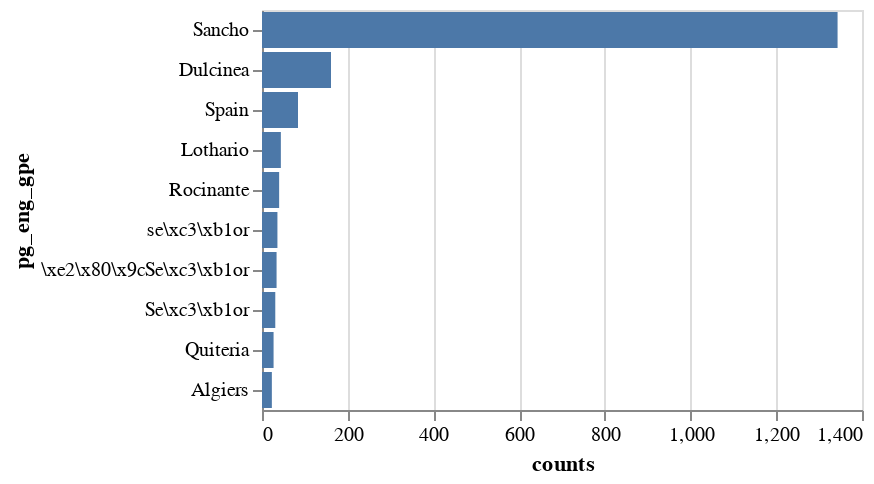

Write notebook code for a chart like this one.
### Code cell
# explode the list of entities into separate rows
exploded_test_df = test_df.explode('pg_eng_gpe')
# group by the entities and count the number of times they appear
gpe_counts = exploded_test_df.groupby('pg_eng_gpe').size().reset_index(name='counts')
# sort the entities by the number of times they appear
gpe_counts = gpe_counts.sort_values(by='counts', ascending=False)
# plot the top 10 entities
alt.Chart(gpe_counts[0:10]).mark_bar().encode(
	y=alt.Y('pg_eng_gpe', sort='-x'),
	x='counts'
)

### Figure 1 — Vega-Lite specification as saved in the notebook (floating-point values rounded to 4 significant figures)
{"config": {"view": {"continuousWidth": 300, "continuousHeight": 300}}, "data": {"name": "data-8aede4961f73db8b8e6acd467d64803c"}, "mark": {"type": "bar"}, "encoding": {"x": {"field": "counts", "type": "quantitative"}, "y": {"field": "pg_eng_gpe", "sort": "-x", "type": "nominal"}}, "$schema": "https://vega.github.io/schema/vega-lite/v5.20.1.json", "datasets": {"data-8aede4961f73db8b8e6acd467d64803c": [{"pg_eng_gpe": "Sancho", "counts": 1343}, {"pg_eng_gpe": "Dulcinea", "counts": 161}, {"pg_eng_gpe": "Spain", "counts": 84}, {"pg_eng_gpe": "Lothario", "counts": 44}, {"pg_eng_gpe": "Rocinante", "counts": 40}, {"pg_eng_gpe": "se\\xc3\\xb1or", "counts": 36}, {"pg_eng_gpe": "\\xe2\\x80\\x9cSe\\xc3\\xb1or", "counts": 34}, {"pg_eng_gpe": "Se\\xc3\\xb1or", "counts": 31}, {"pg_eng_gpe": "Quiteria", "counts": 27}, {"pg_eng_gpe": "Algiers", "counts": 23}]}}
